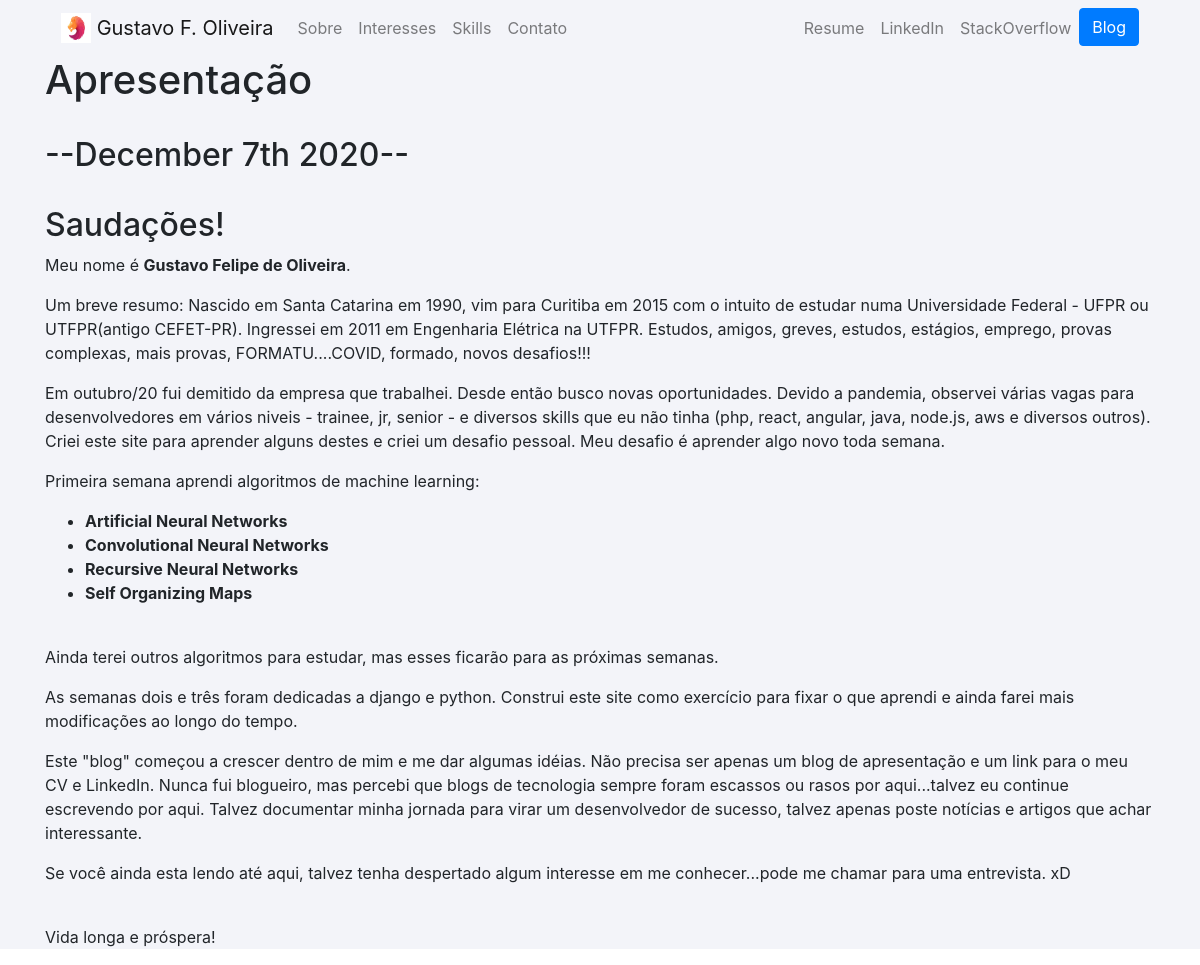
The page /blog/7 on the database its author committed.
### blog/models.py (models this page shows, shortened)
class Blog(models.Model):
    title = models.CharField(max_length = 250)
    description = models.TextField()
    date = models.DateField() #in the console 1 -> datetime.date.today()

### blog/views.py (the view)
# urls.py: path('<int:blog_id>', views.detail, name='detail'),
def detail(request, blog_id):
    blog = get_object_or_404(Blog, pk=blog_id)
    return render(request, 'blog/detail.html', {'blog':blog})

### blog/templates/blog/detail.html (shortened to what this page needs)
<link rel="stylesheet" href="https://cdn.jsdelivr.net/npm/bootstrap@4.5.3/dist/css/bootstrap.min.css">
{% extends 'portifolio/base.html' %}
{% block content%}
<h1>{{ blog.title }}</h1>
<br>
<h2>--{{ blog.date|date:'F jS Y' }}--</h2>
<br>
{{ blog.description|safe }}
{% endblock %}

### rows shown on the page
Blog: title "Apresentação", date "December 7th 2020", description "Saudações! Meu nome é Gustavo Felipe de Oliveira . Um breve resumo: Nascido em Santa Catarina em 1990, vim para Curitiba em 2015 com o intuito de estudar numa Universidade Federal - UFPR ou UTFPR(antigo CEFET-PR). Ingressei em 2011 em Engenharia Elétrica na UTFPR. Estudos, amigos, greves, estudos, estágios, emprego, provas complexas, mais provas, FORMATU....COVID, formado, novos desafios!!! Em outubro/20 fui demitido da empresa que trabalhei. Desde então busco novas oportunidades. Devido a pandemia, observei várias vagas para desenvolvedores em vários niveis - trainee, jr, senior - e diversos skills que eu não tinha (php, react, angular, java, node.js, aws e diversos outros). Criei este…"
